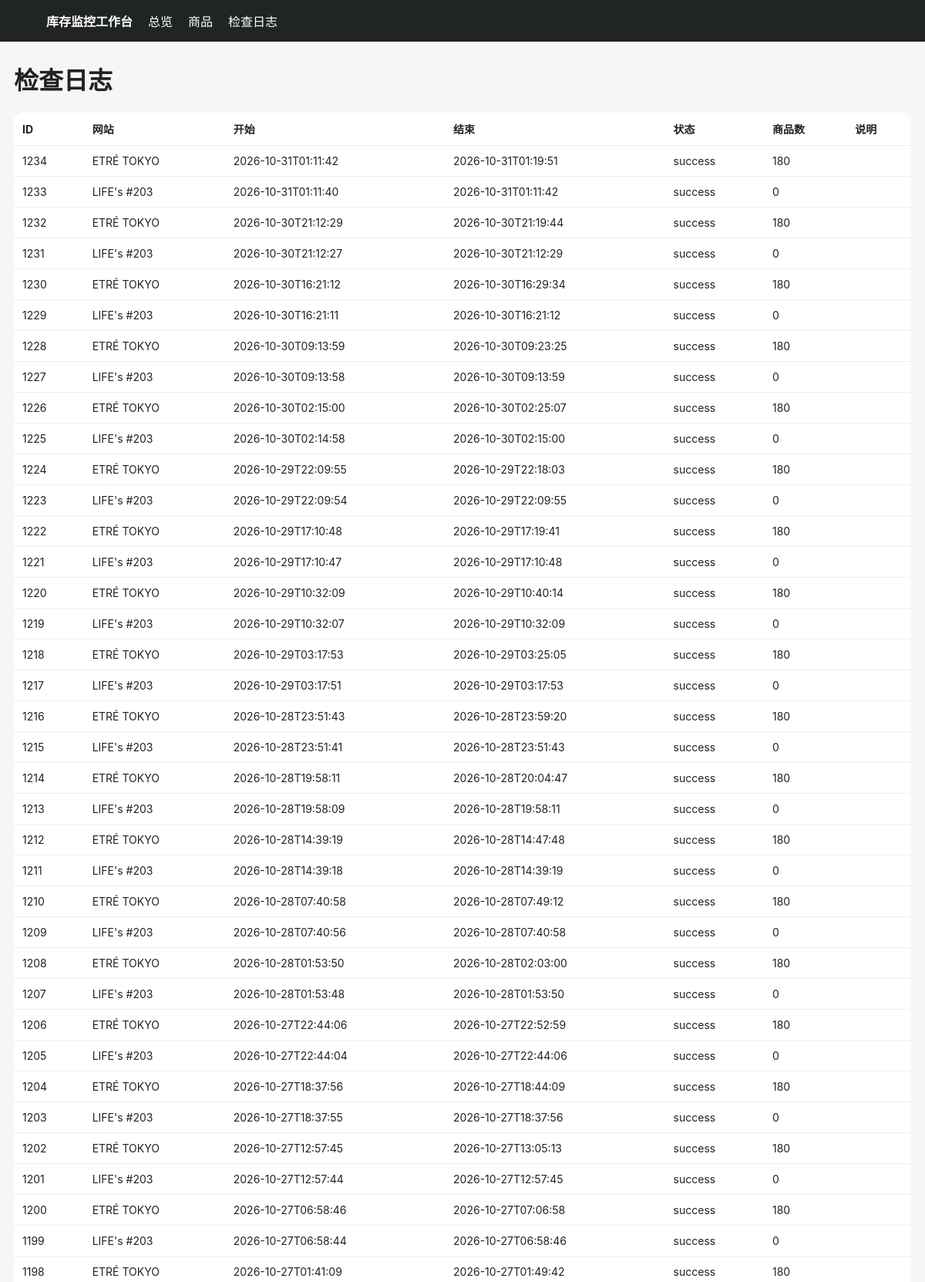
Page /logs (upper part) on the committed database.
### tables this page shows
CREATE TABLE runs (
 id INTEGER PRIMARY KEY AUTOINCREMENT,
 site TEXT NOT NULL,
 started_at TEXT NOT NULL,
 finished_at TEXT,
 status TEXT NOT NULL,
 product_count INTEGER DEFAULT 0,
 message TEXT
);

### app/main.py (the view)
@app.get("/logs")
def logs(request: Request):
    with conn() as c:
        rows=c.execute("SELECT * FROM runs ORDER BY id DESC LIMIT 100").fetchall()
    return templates.TemplateResponse("logs.html", {"request":request,"rows":rows})

### app/templates/logs.html
{% extends "base.html" %}{% block content %}<h1>检查日志</h1><table><tr><th>ID</th><th>网站</th><th>开始</th><th>结束</th><th>状态</th><th>商品数</th><th>说明</th></tr>{% for r in rows %}<tr><td>{{r.id}}</td><td>{{r.site}}</td><td>{{r.started_at}}</td><td>{{r.finished_at}}</td><td>{{r.status}}</td><td>{{r.product_count}}</td><td>{{r.message}}</td></tr>{% endfor %}</table>{% endblock %}

### app/templates/base.html (style rules this page uses)
body { font-family:-apple-system,BlinkMacSystemFont,"Segoe UI",sans-serif;background:#f6f6f4;color:#222;margin:0 }
table { width:100%;border-collapse:collapse;background:#fff;border-radius:12px;overflow:hidden }
th,td { padding:11px;border-bottom:1px solid #eee;text-align:left;font-size:14px }

### rows in the picture
runs: id "1234", site "ETRÉ TOKYO", started_at "2026-10-31T01:11:42", finished_at "2026-10-31T01:19:51", status "success", product_count "180"
runs: id "1233", site "LIFE's #203", started_at "2026-10-31T01:11:40", finished_at "2026-10-31T01:11:42", status "success", product_count "0"
runs: id "1232", site "ETRÉ TOKYO", started_at "2026-10-30T21:12:29", finished_at "2026-10-30T21:19:44", status "success", product_count "180"
runs: id "1231", site "LIFE's #203", started_at "2026-10-30T21:12:27", finished_at "2026-10-30T21:12:29", status "success", product_count "0"
runs: id "1230", site "ETRÉ TOKYO", started_at "2026-10-30T16:21:12", finished_at "2026-10-30T16:29:34", status "success", product_count "180"
runs: id "1229", site "LIFE's #203", started_at "2026-10-30T16:21:11", finished_at "2026-10-30T16:21:12", status "success", product_count "0"
runs: id "1228", site "ETRÉ TOKYO", started_at "2026-10-30T09:13:59", finished_at "2026-10-30T09:23:25", status "success", product_count "180"
runs: id "1227", site "LIFE's #203", started_at "2026-10-30T09:13:58", finished_at "2026-10-30T09:13:59", status "success", product_count "0"
runs: id "1226", site "ETRÉ TOKYO", started_at "2026-10-30T02:15:00", finished_at "2026-10-30T02:25:07", status "success", product_count "180"
runs: id "1225", site "LIFE's #203", started_at "2026-10-30T02:14:58", finished_at "2026-10-30T02:15:00", status "success", product_count "0"
runs: id "1224", site "ETRÉ TOKYO", started_at "2026-10-29T22:09:55", finished_at "2026-10-29T22:18:03", status "success", product_count "180"
runs: id "1223", site "LIFE's #203", started_at "2026-10-29T22:09:54", finished_at "2026-10-29T22:09:55", status "success", product_count "0"
runs: id "1222", site "ETRÉ TOKYO", started_at "2026-10-29T17:10:48", finished_at "2026-10-29T17:19:41", status "success", product_count "180"
runs: id "1221", site "LIFE's #203", started_at "2026-10-29T17:10:47", finished_at "2026-10-29T17:10:48", status "success", product_count "0"
runs: id "1220", site "ETRÉ TOKYO", started_at "2026-10-29T10:32:09", finished_at "2026-10-29T10:40:14", status "success", product_count "180"
runs: id "1219", site "LIFE's #203", started_at "2026-10-29T10:32:07", finished_at "2026-10-29T10:32:09", status "success", product_count "0"
runs: id "1218", site "ETRÉ TOKYO", started_at "2026-10-29T03:17:53", finished_at "2026-10-29T03:25:05", status "success", product_count "180"
runs: id "1217", site "LIFE's #203", started_at "2026-10-29T03:17:51", finished_at "2026-10-29T03:17:53", status "success", product_count "0"
runs: id "1216", site "ETRÉ TOKYO", started_at "2026-10-28T23:51:43", finished_at "2026-10-28T23:59:20", status "success", product_count "180"
runs: id "1215", site "LIFE's #203", started_at "2026-10-28T23:51:41", finished_at "2026-10-28T23:51:43", status "success", product_count "0"
runs: id "1214", site "ETRÉ TOKYO", started_at "2026-10-28T19:58:11", finished_at "2026-10-28T20:04:47", status "success", product_count "180"
runs: id "1213", site "LIFE's #203", started_at "2026-10-28T19:58:09", finished_at "2026-10-28T19:58:11", status "success", product_count "0"
runs: id "1212", site "ETRÉ TOKYO", started_at "2026-10-28T14:39:19", finished_at "2026-10-28T14:47:48", status "success", product_count "180"
runs: id "1211", site "LIFE's #203", started_at "2026-10-28T14:39:18", finished_at "2026-10-28T14:39:19", status "success", product_count "0"
runs: id "1210", site "ETRÉ TOKYO", started_at "2026-10-28T07:40:58", finished_at "2026-10-28T07:49:12", status "success", product_count "180"
runs: id "1209", site "LIFE's #203", started_at "2026-10-28T07:40:56", finished_at "2026-10-28T07:40:58", status "success", product_count "0"
runs: id "1208", site "ETRÉ TOKYO", started_at "2026-10-28T01:53:50", finished_at "2026-10-28T02:03:00", status "success", product_count "180"
runs: id "1207", site "LIFE's #203", started_at "2026-10-28T01:53:48", finished_at "2026-10-28T01:53:50", status "success", product_count "0"
runs: id "1206", site "ETRÉ TOKYO", started_at "2026-10-27T22:44:06", finished_at "2026-10-27T22:52:59", status "success", product_count "180"
runs: id "1205", site "LIFE's #203", started_at "2026-10-27T22:44:04", finished_at "2026-10-27T22:44:06", status "success", product_count "0"
runs: id "1204", site "ETRÉ TOKYO", started_at "2026-10-27T18:37:56", finished_at "2026-10-27T18:44:09", status "success", product_count "180"
runs: id "1203", site "LIFE's #203", started_at "2026-10-27T18:37:55", finished_at "2026-10-27T18:37:56", status "success", product_count "0"
runs: id "1202", site "ETRÉ TOKYO", started_at "2026-10-27T12:57:45", finished_at "2026-10-27T13:05:13", status "success", product_count "180"
runs: id "1201", site "LIFE's #203", started_at "2026-10-27T12:57:44", finished_at "2026-10-27T12:57:45", status "success", product_count "0"
runs: id "1200", site "ETRÉ TOKYO", started_at "2026-10-27T06:58:46", finished_at "2026-10-27T07:06:58", status "success", product_count "180"
runs: id "1199", site "LIFE's #203", started_at "2026-10-27T06:58:44", finished_at "2026-10-27T06:58:46", status "success", product_count "0"
runs: id "1198", site "ETRÉ TOKYO", started_at "2026-10-27T01:41:09", finished_at "2026-10-27T01:49:42", status "success", product_count "180"
